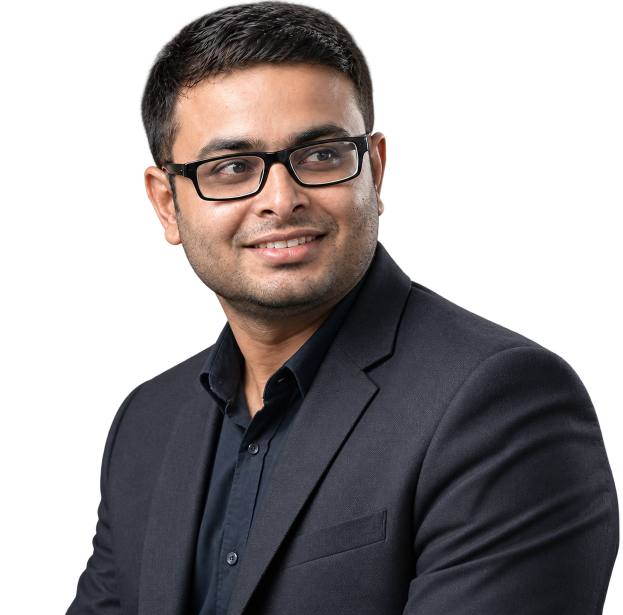
#> input picture images/portrait-cut.png, 1245 x 1230 px (shown at 1/2 size)
$ python make_light_portraits.py
#> lines starting #> are read from the running program, lines starting #| are printed output that depends on the picture; after the words box and inside, x2 and y2 are one past the last pixel; in counts of white or black regions, pixels touching at a corner belong together
"""Generate the light-theme portrait grades from the neutral cut-out.

Two different jobs, deliberately:

  A  now ships UNTINTED in both themes (client decision, 2026-09-12): the
     amber duotone was dropped for the real photograph. The warm duotone is
     kept below because Design A's earlier cut still references it and B/C
     must not move - but A itself uses portrait-cut-paper.

  A-paper is a NEUTRAL grade, not a duotone. It is only a tone curve: the
     untinted photograph runs to 255 at the highlights, which against
     #FBF6EC paper dissolves the figure's edge into the background. This
     compresses the highlight end and leaves hue alone.

  C  is a GRADE OF THE PHOTOGRAPH, not a duotone. C's dark portrait is a cool
     grade of the real image, so skin still reads as skin. A duotone here mapped
     every pixel onto a blue ramp and turned the subject blue. This keeps real
     colour, desaturates modestly, and puts the cool cast in the SHADOWS only.

Both compress the highlight end: the dark grades run to 237-247, which is right
against black and wrong against paper, where a near-white highlight dissolves
the figure's edge into the background.

Run: py -3 make_light_portraits.py
"""
import numpy as np
from PIL import Image

SRC = "portrait-cut.png"
LUMA = [0.2126, 0.7152, 0.0722]


def load():
    a = np.array(Image.open(SRC).convert("RGBA"))
#> a is the input picture: shape (1230, 1245, 4); mean R, G, B, A 40.5, 35.9, 36.5, 137.4
    return a[..., :3].astype(np.float64) / 255.0, a[..., 3]


def save(rgb, alpha, name):
    out = np.empty(rgb.shape[:2] + (4,), dtype=np.uint8)
    out[..., :3] = np.clip(rgb * 255.0, 0, 255).astype(np.uint8)
    out[..., 3] = alpha
    im = Image.fromarray(out, "RGBA")
    im.save(name + ".png", optimize=True)
    im.save(name + ".avif", quality=62)

    m = alpha > 128
    px = np.array(im)[..., :3][m].astype(float)
    lum = px @ LUMA
    print("%-28s lum %3.0f/%3.0f/%3.0f  meanRGB=(%3.0f,%3.0f,%3.0f)  b-r=%+3.0f"
          % (name, lum.min(), np.median(lum), lum.max(),
             px[:, 0].mean(), px[:, 1].mean(), px[:, 2].mean(),
             px[:, 2].mean() - px[:, 0].mean()))


def normalise(lum, alpha):
    """Stretch against the OPAQUE pixels only - the transparent margin is pure
    black and would otherwise anchor the low end and flatten the map."""
    op = alpha > 128
    lo, hi = np.percentile(lum[op], 1), np.percentile(lum[op], 99)
    return np.clip((lum - lo) / max(hi - lo, 1e-6), 0.0, 1.0)


# ---------------------------------------------------------------- Design A
def warm_duotone(rgb, alpha, shadow, highlight, gamma=0.92, ceiling=0.84):
    t = normalise(rgb @ LUMA, alpha) ** gamma * ceiling
    sh = np.array(shadow, dtype=np.float64) / 255.0
    hl = np.array(highlight, dtype=np.float64) / 255.0
    return sh + (hl - sh) * t[..., None]


# ---------------------------------------------------------------- Design C
def cool_photo_grade(rgb, alpha, desat=0.38, ceiling=0.74, shadow_tint=(-0.010, 0.004, 0.030)):
    """Keep the photograph. Desaturate modestly, compress the highlights, and
    push the cool cast into the shadows so mid-tone skin stays skin-coloured."""
    lum = rgb @ LUMA
    t = normalise(lum, alpha)

    # Rebuild around the normalised luminance so the tone curve applies evenly,
    # keeping each pixel's colour offset from its own luminance.
    offset = rgb - lum[..., None]
    graded = t[..., None] * ceiling + offset * (1.0 - desat)

    # Split tone: full tint in the darkest values, none in the highlights.
    weight = (1.0 - t)[..., None] ** 1.5
    graded = graded + np.array(shadow_tint) * weight

    return np.clip(graded, 0.0, 1.0)


# ------------------------------------------------ Design A, light, untinted
def neutral_paper_grade(rgb, alpha, ceiling=0.80, desat=0.10):
    """No hue shift at all - only a tone curve. The dark cut runs its
    highlights to 255; on paper that is brighter than the ground, so the
    shoulder and the shirt lose their edge. Compressing to `ceiling` keeps
    the figure sitting ON the paper rather than bleeding into it."""
    lum = rgb @ LUMA
    t = normalise(lum, alpha)
    offset = rgb - lum[..., None]
    return np.clip(t[..., None] * ceiling + offset * (1.0 - desat), 0.0, 1.0)


rgb, alpha = load()
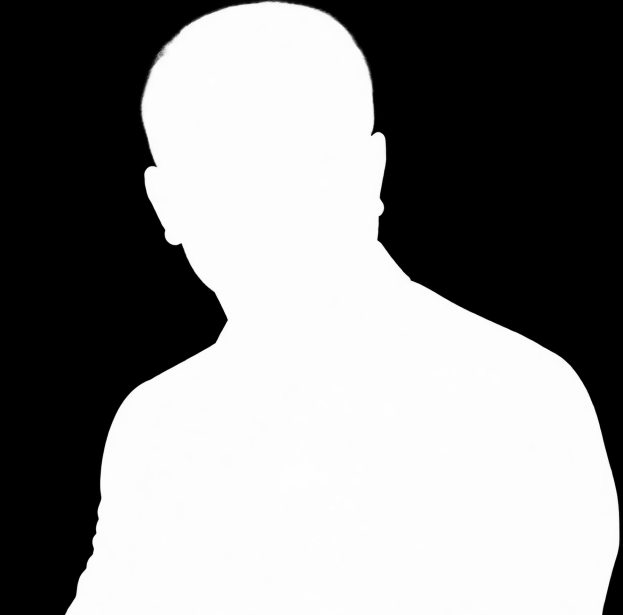
#> alpha: shape (1230, 1245) (shown at 1/2 size); min 0, max 255, mean 137.4
save(warm_duotone(rgb, alpha, (0x22, 0x19, 0x0F), (0xD9, 0xA9, 0x61)), alpha, "portrait-cut-warmink")
#> in normalise, `op = alpha > 128`: op: shape (1230, 1245) bool; 54.3% white; 2 black regions (1 under 20 px), largest, box (x1, y1, x2, y2) and area: (0, 0, 1245, 1230) 699627
#> in normalise, `lo, hi = np.percentile(lum[op], 1), np.percentile(lum[op], 99)`: lo = 0.00729; hi = 0.845
#> in warm_duotone, `return sh + (hl - sh) * t[..., None]`:
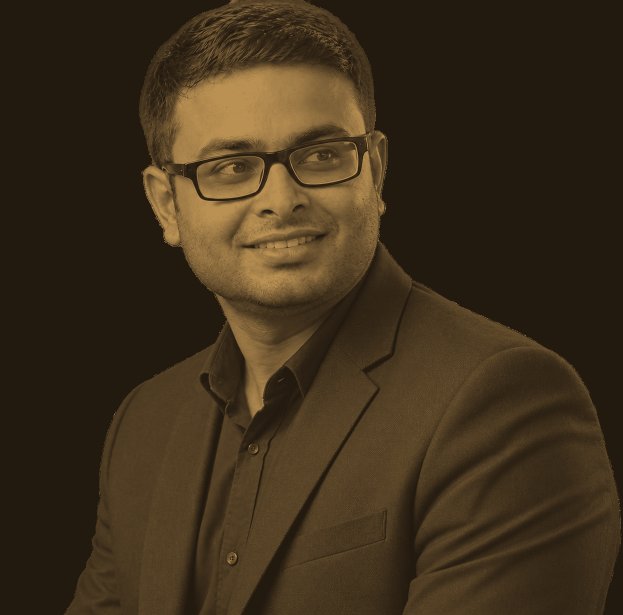
#> returned value: shape (1230, 1245, 3) float64 (shown at 1/2 size); mean of channels 0, 1, 2 0.242, 0.184, 0.108; drawn as R, G, B
#| portrait-cut-warmink         lum  26/ 61/149  meanRGB=( 84, 64, 37)  b-r=-47
save(cool_photo_grade(rgb, alpha), alpha, "portrait-cut-coolink")
#> in cool_photo_grade, `offset = rgb - lum[..., None]`:
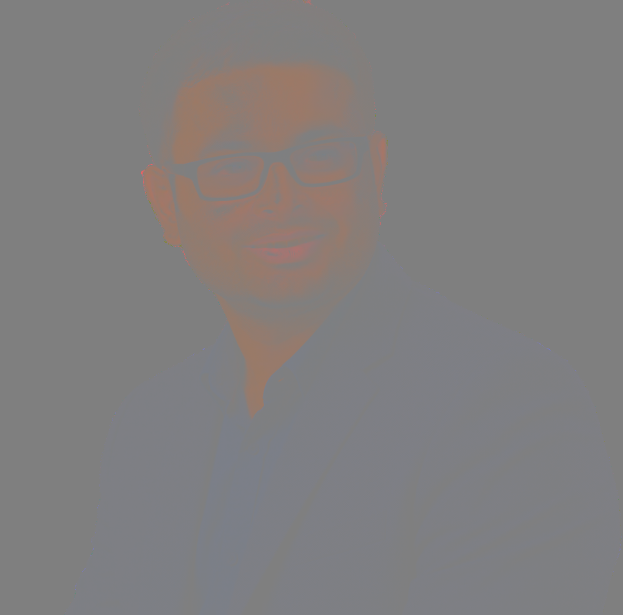
#> offset: shape (1230, 1245, 3) float64 (shown at 1/2 size); mean of channels 0, 1, 2 0.0141, -0.00403, -0.00155; drawn with min black and max white
#> in cool_photo_grade, `weight = (1.0 - t)[..., None] ** 1.5`:
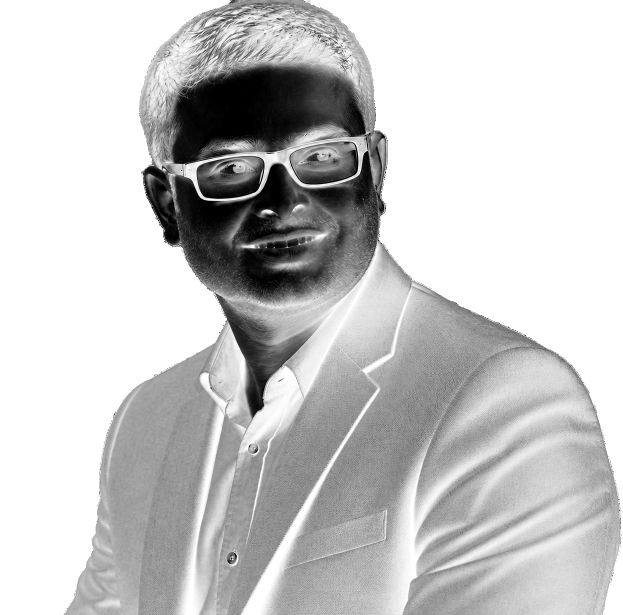
#> weight: shape (1230, 1245, 1) float64 (shown at 1/2 size); min 0, max 1, mean 0.784
#> in cool_photo_grade, `return np.clip(graded, 0.0, 1.0)`:
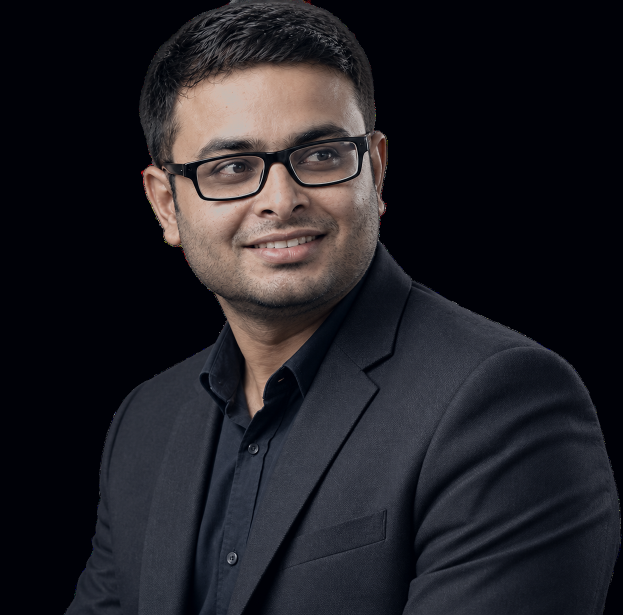
#> returned value: shape (1230, 1245, 3) float64 (shown at 1/2 size); mean of channels 0, 1, 2 0.13, 0.125, 0.147; drawn as R, G, B
#> call 2 of save, with name = 'portrait-cut-coolink'
#> in save (call 2), `out[..., :3] = np.clip(rgb * 255.0, 0, 255).astype(np.uint8)`:
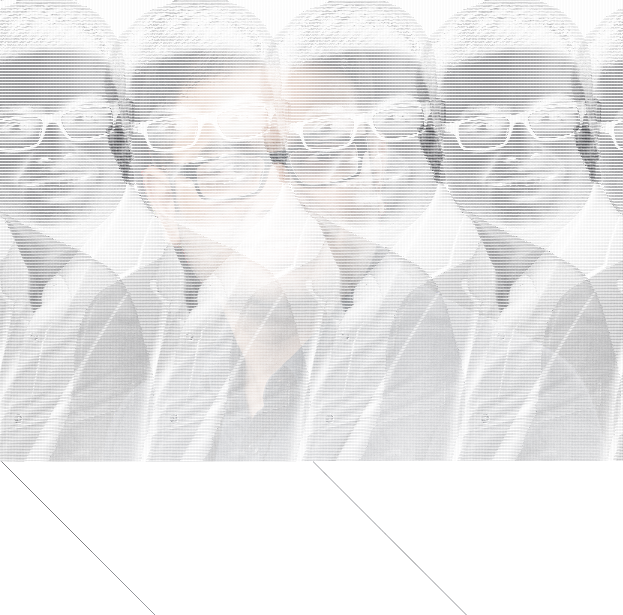
#> out: shape (1230, 1245, 4) (shown at 1/2 size); mean of channels 0, 1, 2, 3 32.8, 31.5, 36.9, 25.4; transparent parts drawn white
#> in save (call 2), `out[..., 3] = alpha`:
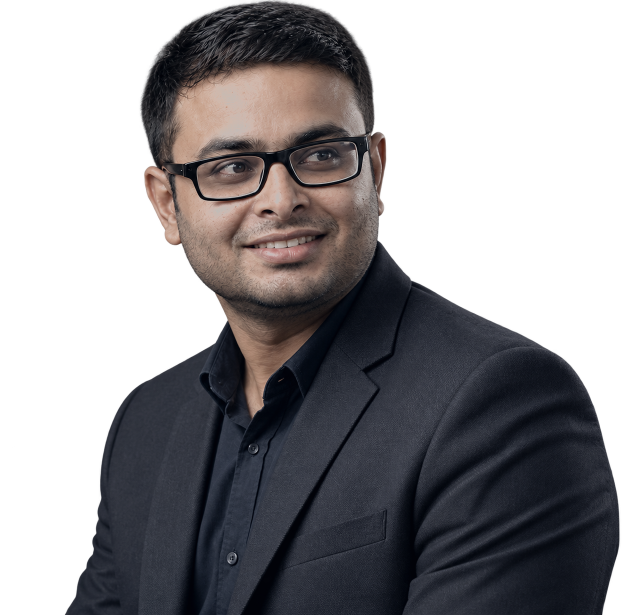
#> out: shape (1230, 1245, 4) (shown at 1/2 size); mean of channels 0, 1, 2, 3 32.8, 31.5, 36.9, 137.4; transparent parts drawn white
#| portrait-cut-coolink         lum   0/ 49/189  meanRGB=( 60, 57, 61)  b-r= +2
save(neutral_paper_grade(rgb, alpha), alpha, "portrait-cut-paper")
#| portrait-cut-paper           lum   0/ 52/204  meanRGB=( 68, 60, 61)  b-r= -6

$ run again, with images/hero-cut-amber.png copied over images/portrait-cut.png
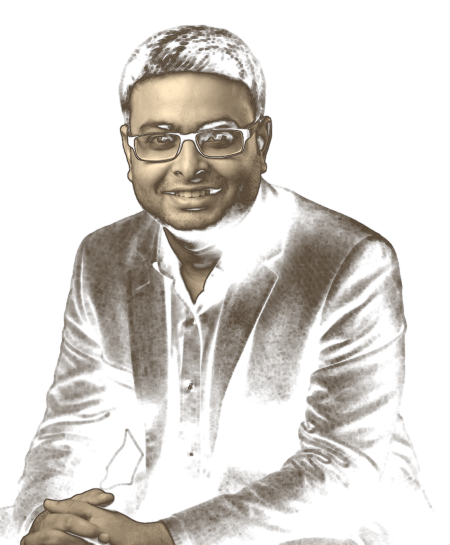
#> input picture images/hero-cut-amber.png, 900 x 1090 px (shown at 1/2 size)
#> in load, a is the input picture: shape (1090, 900, 4); mean R, G, B, A 50.9, 37.7, 24.9, 59.3
#> in normalise, `op = alpha > 128`:
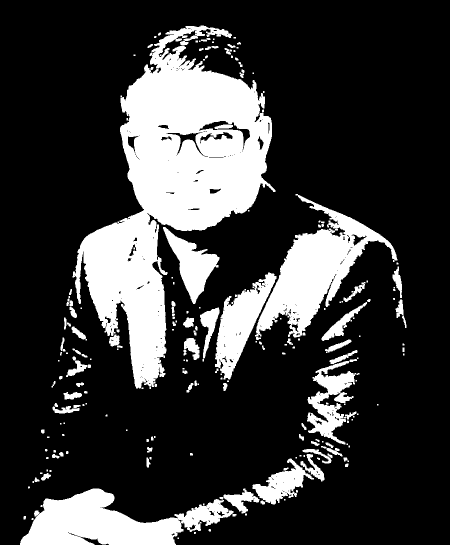
#> op: shape (1090, 900) bool (shown at 1/2 size); 22.3% white; 213 white regions (100 under 20 px), largest, box (x1, y1, x2, y2) and area: (145, 51, 551, 777) 118851, (510, 388, 795, 680) 27426, (40, 977, 467, 1090) 25691
#> lo = 0.137; hi = 0.884
#| portrait-cut-warmink         lum  26/ 50/149  meanRGB=( 84, 64, 37)  b-r=-47
#| portrait-cut-coolink         lum   1/ 32/188  meanRGB=( 64, 56, 48)  b-r=-16
#> in save (call 3), `out[..., :3] = np.clip(rgb * 255.0, 0, 255).astype(np.uint8)`:
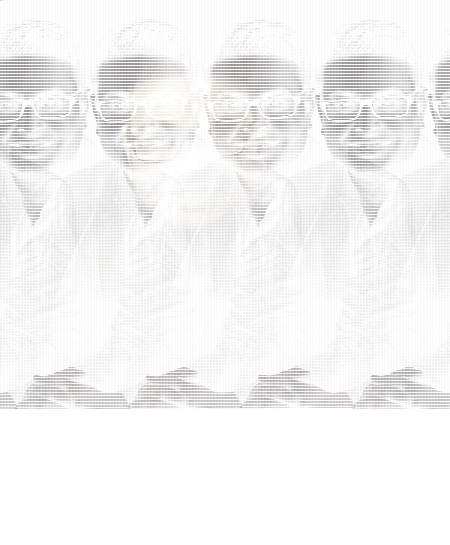
#> out: shape (1090, 900, 4) (shown at 1/2 size); mean of channels 0, 1, 2, 3 25.4, 14.7, 9.7, 12.5; transparent parts drawn white
#| portrait-cut-paper           lum   2/ 34/204  meanRGB=( 74, 60, 43)  b-r=-31
